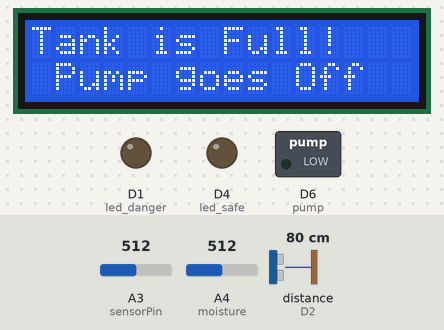
A sketch run on a simulated Arduino MKR. On the bench: 16×2 character LCD, switched loads named in the sketch (green lamp = pin HIGH), output pins drawn as LEDs (lit = HIGH). Wiring (inferred from the names in the program): ultrasonic range finder: trigger D3; echo D2. Inputs (shaded band) come from the test bench; at power-on: A3 (sensorPin) = 512, distance to the obstacle (sensor on D2) 80 cm, A4 (moisture) = 512. The echo pulse lasts 58.3 µs per cm; WiFi joins after 1.5 s; servers stay silent unless stated; pins used as bus, display or sensor lines are not drawn; what the sketch prints to the serial monitor is not drawn.

Above: at 3.0 s.
3.1 s: A3 (sensorPin) set to 498
At 6.2 s:
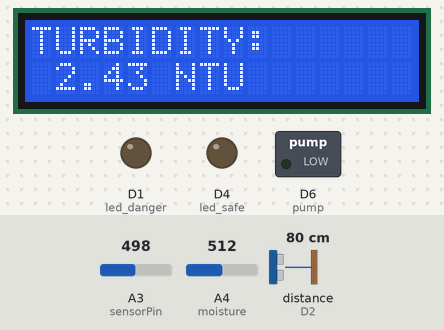
9.4 s: distance to the obstacle (sensor on D2) set to 2 cm
At 14.5 s:
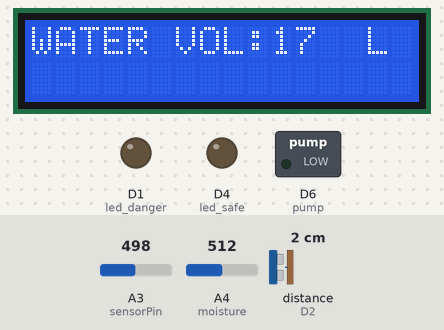
22.5 s: A4 (moisture) set to 716
At 32.2 s:
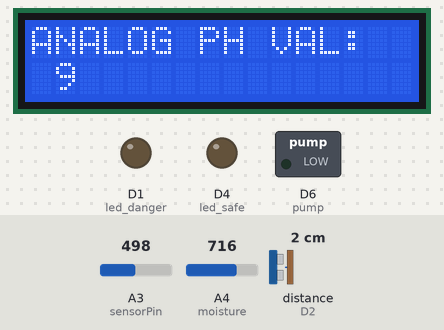
32.5 s: A3 (sensorPin) set to 716
At 35.5 s:
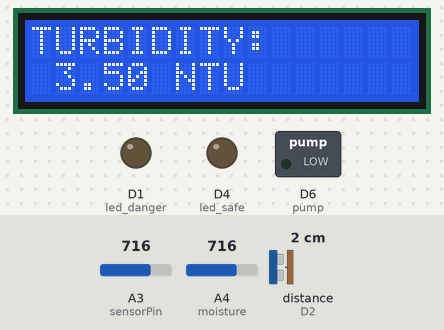
38.6 s: distance to the obstacle (sensor on D2) set to 4 cm
At 40.7 s:
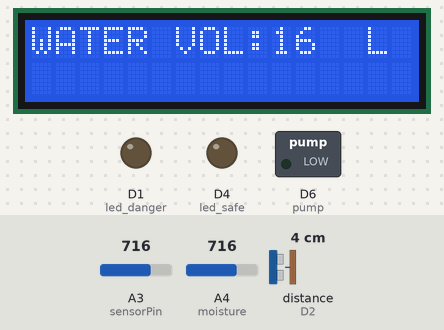
43.4 s: A4 (moisture) set to 900
At 50.0 s:
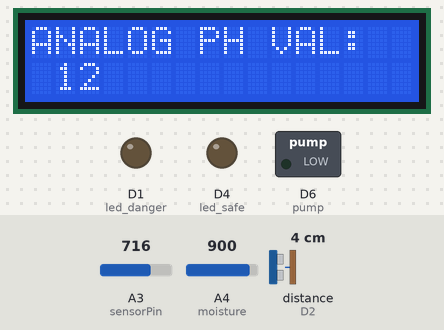
Timing chart, 0 to 51.5 s (numbered marks = the images above; inputs shaded):
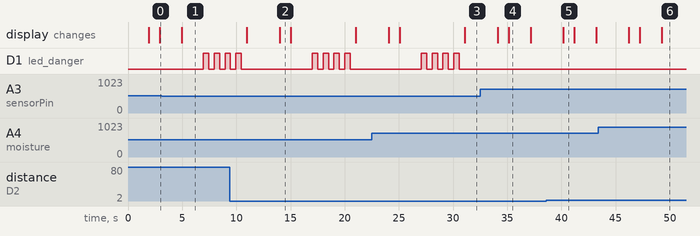

Measured:
- the behaviour switches between 512 and 511 on A3 (sensorPin) (found by bisection; images 0 and 1)
- after the input at 3.1 s, D1 (led_danger): alternates HIGH for 0.50 s and LOW for 0.50 s, starting after 3.9 s
- after the input at 32.5 s, D1 (led_danger): stays LOW (without the input it goes to HIGH after 4.6 s)
- what the display in image 2 shows lasts 1.0 s, from 14.0 s to 15.0 s
- what the display in image 4 shows lasts 2.0 s, from 35.1 s to 37.1 s

The sketch:

Version3Code.ino
```cpp
/* WATER QUALITY AND LEVEL MONITORING SYSTEM USING MESSAGE QUEUING AND TELEMETRY TRANSPORT SYSTEM
   Authors: Salome Chepchirchir
           Newton Kelvin
*/


#include <Wire.h>
#include <LiquidCrystal_I2C.h>
#define BLYNK_PRINT Serial
#include <SPI.h>
#include <WiFiNINA.h>
#include <BlynkSimpleWiFiNINA.h>

LiquidCrystal_I2C lcd(0x27, 16, 2);

// You should get Auth Token in the Blynk App.
// Go to the Project Settings (nut icon).

char auth[] = "G7j9rbEvFnn50WVkNnOwZzxhMti368hj";
// Your WiFi credentials.
// Set password to "" for open networks.
//char ssid[] = "dekut";
//char pass[] = "dekut@ict2020?";

char ssid[] = "DON VINTON";
 char pass[] = "VinTon0001";

/*char ssid[] = "Nemo";
  char pass[] = "12345678";
*/
/*
  char ssid[] = "Games";
  char pass[] = "1234567890";
*/

//char ssid[] = "Jackie";
//char pass[] = "12345678";

//char ssid[] = "Janetjael";
//char pass[] = "Vinton001";


//Define Variables for the Turbidity Sensor
float volt;
float ntu;
int sensorPin = A3;

//Variables used in Ultrasonic level to measure Distance
int TRIG_PIN = 3;
int ECHO_PIN = 2;
const unsigned int BAUD_RATE = 9600;
long duration; // variable for the duration of sound wave travel
int distance; // variable for the distance measurement


int maximumRange = 30; // maximum height of tank in cm
float v;                // volume in cubic cm
int r = 14.5;           // radius of tank in cm
int cap;                // capacity in liters
int actual_height;      // actual height in cm


//Define Variable for automation of pump
int pump = 6;


//Define Variable for collection pH values
int moisture = A4;
int output_value ;

//LED pin assignments
int led_safe = 4;
int led_danger  = 1;


void setup() {
  /*Initialization of Pins, and Communications
    Code Runs Once*/
  pinMode(led_safe, OUTPUT);
  pinMode(led_danger, OUTPUT);
  pinMode(moisture, INPUT);//Pin Connected to pH sensor
  pinMode(pump, OUTPUT); // Pin to connect the relay
  lcd.begin();
  Blynk.begin(auth, ssid, pass);
  pinMode(TRIG_PIN, OUTPUT);//Pin Connected to Trigpin of Ultrasonic sensor
  pinMode(ECHO_PIN, INPUT);//Pin Connected to Trigpin of Ultrasonic sensor
  Serial.begin(BAUD_RATE);
  //lcd.backlight();//To Power ON the back light
  lcd.print("SYSTEM IS ACTIVE!");
  //FLASH ALL LIGHTS
  for (int i; i < 10; i++) {
    digitalWrite(led_safe, HIGH);
    digitalWrite(led_danger, HIGH);
    delay(500);
    digitalWrite(led_safe, LOW);
    digitalWrite(led_danger, LOW);
    delay(200);
  }

}

void loop() {
  /*Calling of various Functions*/
  Blynk.run();
  waterlevel();
  turbidityval();
  moist();
}

void waterlevel() {
  digitalWrite(TRIG_PIN, LOW);//First set the trigpin low to avoid any noise present due to noise
  delayMicroseconds(2);
  digitalWrite(TRIG_PIN, HIGH);//Send a pitch note to cause an echo effect
  delayMicroseconds(10);
  digitalWrite(TRIG_PIN, LOW);//Set the pin low
  const unsigned long duration = pulseIn(ECHO_PIN, HIGH);// Reads the echoPin, returns the sound wave travel time in microseconds
  int distance = duration * 0.034 / 2; // Speed of sound wave divided by 2 (go and back)
  Serial.println(distance);
  actual_height = maximumRange - distance;
  v = ((3.14 * (r * r)) * (actual_height)); // formula to calculate volume in cubic cm
  cap = v / 1000; // final capacity in liters
  Blynk.virtualWrite(V5, cap); //Send the Value to Blynk Mobile App
  //water level logics
  if (cap < 2) {
    Blynk.email("Newtonkelvin75@gmail.com", "WATER LEVEL", "Water Level is too Low!");
  }
  lcd.clear();
  lcd.setCursor(0, 0); //Defining positon to write from first row,first column .
  lcd.print("WATER VOL:"); //You can write 16 Characters per line .
  //delay(1000);//Delay used to give a dynamic effect
  lcd.setCursor(10, 0); //Defining positon to write from second row,first column .
  lcd.print(cap);
  lcd.setCursor(14, 0); //Defining positon to write from second row,first column
  lcd.print("L"); //You can write 16 Characters per line .
  delay(1000);

  if (cap <= 8)
  {
    //Serial.println("Tank is Full!");
    lcd.clear();
    lcd.setCursor(0, 0);
    lcd.print("Tank is Full!");
    lcd.setCursor(1, 1);
    lcd.print("Pump goes Off");
    digitalWrite(pump, LOW);
    delay(2000);
  }
  else if (cap >= 18 )
  {
    //Serial.println("Tank is Empty!");
    lcd.clear();
    lcd.setCursor(0, 0);
    lcd.print("Tank is Empty!");
    lcd.setCursor(1, 1);
    lcd.print("Pump goes On");
    digitalWrite(pump, HIGH);
    delay(2000);
    digitalWrite(led_danger, HIGH);
    delay(500);
    digitalWrite(led_danger, LOW);
    delay(500);
  }
}


void turbidityval() {

  float ntuval = (analogRead(sensorPin)) * (5.0 / 1024.0); // Convert the analog reading (which goes from 0 - 1023) to a voltage (0 - 5V):
   Serial.println(analogRead(sensorPin));
  lcd.clear();
  lcd.setCursor(0, 0);
  lcd.print("TURBIDITY:");
  lcd.setCursor(1, 1);
  lcd.print(ntuval);
  lcd.print(" NTU");
  delay(2000);
  if (ntuval < 2.5) {
    Blynk.email("Newtonkelvin75@gmail.om", "WATER ALERT", "Water is too Cloudy");
    digitalWrite(led_danger, HIGH);
    delay(500);
    digitalWrite(led_danger, LOW);
    delay(500);
    digitalWrite(led_danger, HIGH);
    delay(500);
    digitalWrite(led_danger, LOW);
    delay(500);
    digitalWrite(led_danger, HIGH);
    delay(500);
    digitalWrite(led_danger, LOW);
    delay(500);
    digitalWrite(led_danger, HIGH);
    delay(500);
    digitalWrite(led_danger, LOW);
    delay(500);
  }
  Blynk.virtualWrite(V4, "add", millis() / 1000 , "NTU", ntuval);
}

void moist() {
  output_value = analogRead(moisture);
  //Serial.println(moisture);
  output_value = map(output_value, 0, 1023, 0, 14);
  lcd.clear();
  lcd.setCursor(0, 0);
  lcd.print("ANALOG PH VAL:");
  //Serial.print("Mositure : ");
  lcd.setCursor(1, 1);
  lcd.print(output_value);
  //Serial.print(output_value);
  Blynk.virtualWrite(V3, "PH VALUE: ", output_value);
  //Blynk.virtualWrite(V3, "add", millis() / 1000 , "pH Value", output_value);
  delay(3000);
}
```
